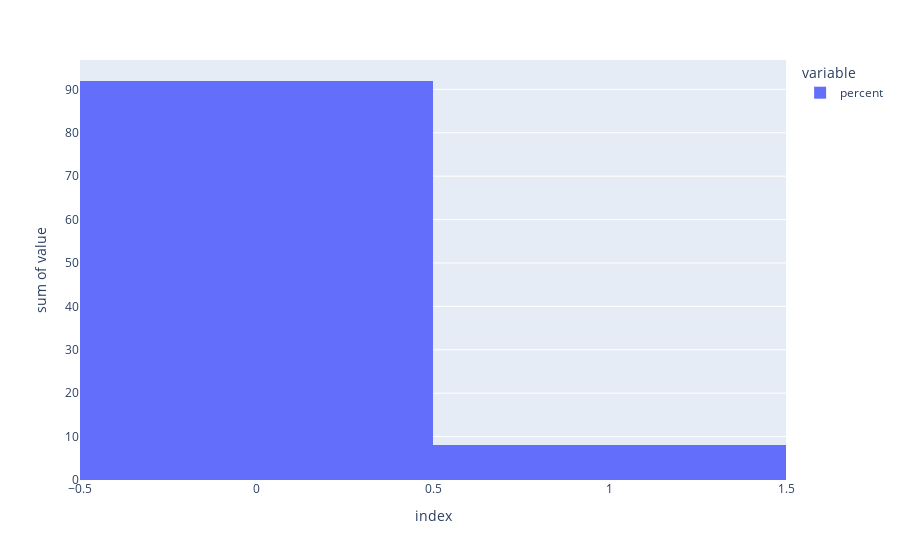

Source (notebook cell):
### Markdown cell above
Distribución de la Variable Objetivo:

* **TARGET 0:** Representa el 91.93% de los datos, con 282,686 registros.

* **TARGET 1:** Representa el 8.07% de los datos, con 24,825 registros.

Esto indica que existe un desbalance significativo en la variable objetivo, donde casi el 92% de los registros pertenecen a la clase 0 y solo el 8% a la clase 1. Esto subraya la importancia de abordar en un futuro este desbalance para construir un modelo adecuado y efectivo de machine learning.

### Code cell
# histograma 
import plotly.express as px

fig = px.histogram(pd_plot_target_pc, x="index", y=['percent'])
fig.show()

### Figure 1 — Plotly figure (JSON) as saved in the notebook; plotly's stock layout.template omitted (floating-point values rounded to 4 significant figures)
{"data": [{"alignmentgroup": "True", "bingroup": "x", "histfunc": "sum", "hovertemplate": "variable=percent<br>index=%{x}<br>sum of value=%{y}<extra></extra>", "legendgroup": "percent", "marker": {"color": "#636efa", "pattern": {"shape": ""}}, "name": "percent", "offsetgroup": "percent", "orientation": "v", "showlegend": true, "type": "histogram", "x": [0, 1], "xaxis": "x", "y": [91.93, 8.073], "yaxis": "y"}], "layout": {"autosize": true, "barmode": "relative", "legend": {"title": {"text": "variable"}, "tracegroupgap": 0}, "margin": {"t": 60}, "xaxis": {"anchor": "y", "autorange": true, "domain": [0, 1], "range": [-0.5, 1.5], "title": {"text": "index"}, "type": "linear"}, "yaxis": {"anchor": "x", "autorange": true, "domain": [0, 1], "range": [0, 96.77], "title": {"text": "sum of value"}, "type": "linear"}}}
